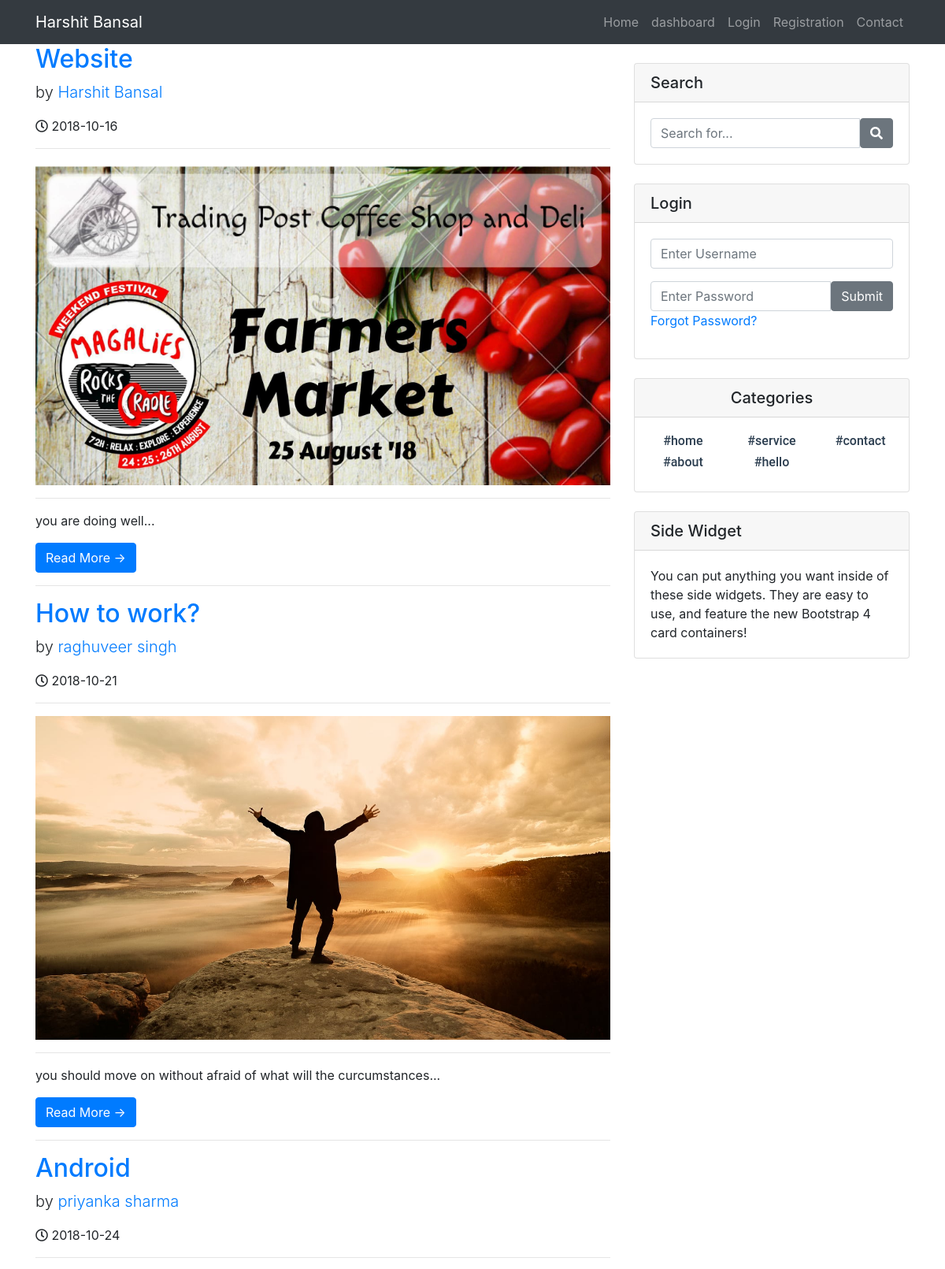
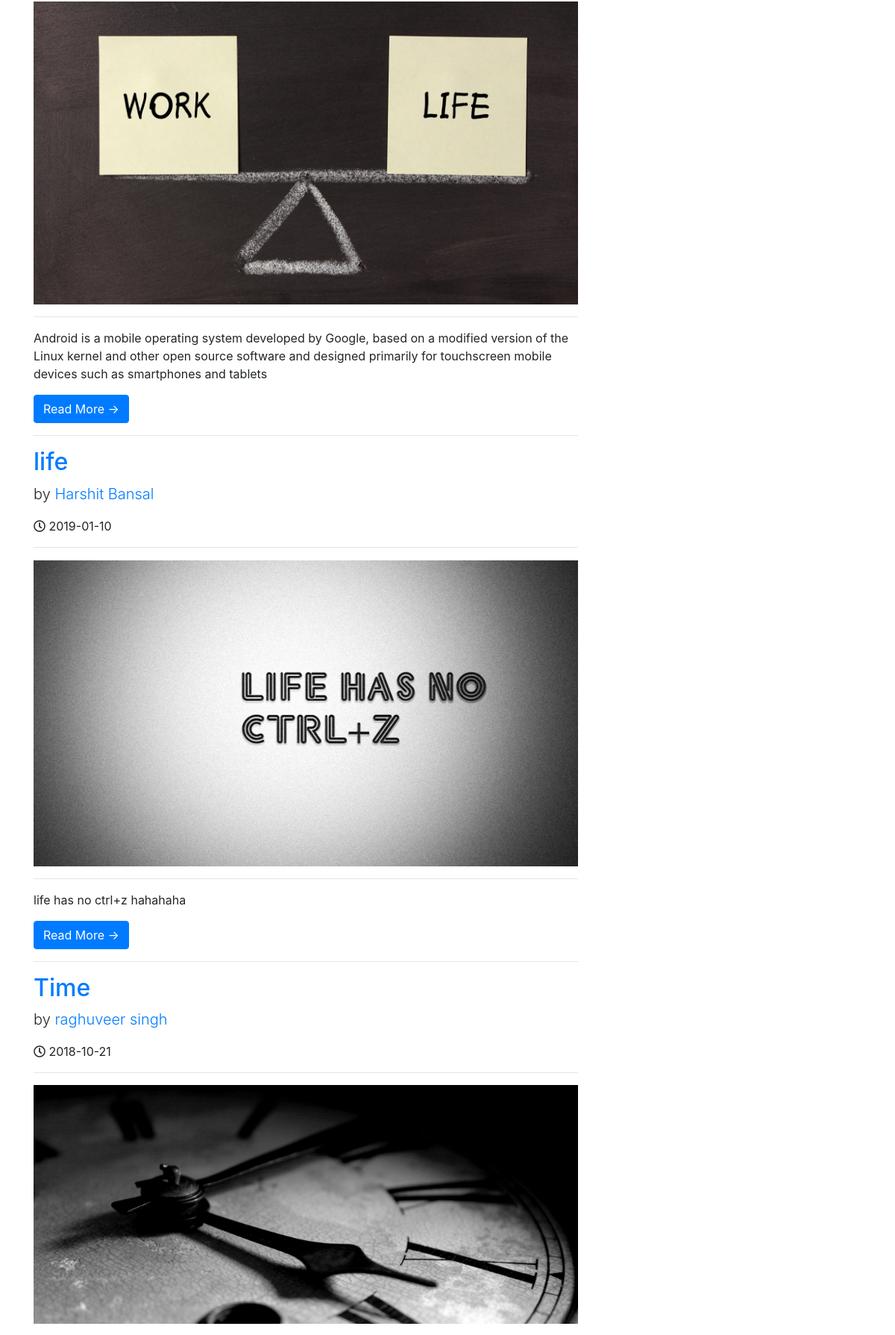
The app's page /categorymenu.php?category=1 (upper part) with its own data (2 pictures, top to bottom).
### tables this page shows
CREATE TABLE `posts` (
  `post_id` int(3) NOT NULL,
  `post_category_id` int(3) NOT NULL,
  `post_title` varchar(255) NOT NULL,
  `post_user` varchar(255) NOT NULL,
  `post_date` date NOT NULL,
  `post_image` text NOT NULL,
  `post_content` text NOT NULL,
  `post_tags` varchar(255) NOT NULL,
  `post_comment_count` int(11) NOT NULL,
  `post_status` varchar(255) NOT NULL DEFAULT 'draft',
  `post_views_count` int(11) NOT NULL
);

CREATE TABLE `users` (
  `user_id` int(3) NOT NULL,
  `username` varchar(255) NOT NULL,
  `user_password` varchar(255) NOT NULL,
  `user_firstname` varchar(255) NOT NULL,
  `user_lastname` varchar(255) NOT NULL,
  `user_email` varchar(255) NOT NULL,
  `user_image` text NOT NULL,
  `user_role` varchar(255) NOT NULL,
  `randSalt` varchar(255) NOT NULL DEFAULT '$2y$10$iusesomecrazystrings22',
  `token` text NOT NULL
);

CREATE TABLE `categories` (
  `cat_id` int(3) NOT NULL,
  `cat_title` varchar(255) NOT NULL,
  `cat_creator` varchar(20) NOT NULL,
  `cat_user` varchar(2000) NOT NULL
);

### includes/mainPageFunctions.php (called while the page is built, shortened)
<?php
function imagePlaceholder($image=''){
    if(!$image){
        return 'nopost.jpg';
    }
    else{
        return $image;
    }
}
?>

### categorymenu.php (the view, shortened to what this page needs)
<?php  include "includes/header.php"; ?>
<?php include "includes/navigation.php"; ?>
<div class="container">
    <div class="row">
        <div class="col-md-8">
            <?php
            if(isset($_GET['category'])){
                $post_category_id = $_GET['category'];
            }
            $query = "SELECT * FROM posts WHERE post_category_id = {$post_category_id} ";
            $select_all_posts_count_query = mysqli_query($connection,$query);
            $count = mysqli_num_rows($select_all_posts_count_query);
            if($count==0){
            ?>
            <hr>
            <img class="img-fluid" src='images/noimage.jpg' alt="img">
            <hr>
            <?php }
            else{
            while($row = mysqli_fetch_assoc($select_all_posts_count_query)){
                $post_id = $row['post_id'];
                $post_title = $row['post_title'];
                $post_user = $row['post_user'];
                $post_date = $row['post_date'];
                $post_image = $row['post_image'];
                $post_content = $row['post_content'];
            ?>
            <h2>
              <a href="post.php?p_id='<?php echo $post_id; ?>'"><?php echo $post_title; ?></a>
            </h2>
            <p class="lead">
                <?php
                $query = "SELECT * FROM users WHERE username = '$post_user' ";
                $select_user_query = mysqli_query($connection,$query);
                while($row = mysqli_fetch_assoc($select_user_query)){
                  $user_firstname = $row['user_firstname'];
                  $user_lastname = $row['user_lastname'];
                }
                $name = $user_firstname.' '.$user_lastname;
                ?>
                by <a href="post.php?p_id='<?php echo $post_id; ?>'"><?php echo $name; ?></a>
            </p>
            <p> <i class="far fa-clock"></i> <?php echo $post_date; ?></p>
            <hr>
            <a href="post.php?p_id='<?php echo $post_id; ?>'">
            <img class="img-fluid" src="images/<?php echo imagePlaceholder($post_image);?>" alt="img">
            </a>
            <hr>
            <p><?php echo $post_content; ?></p>
                <a href="post.php?p_id='<?php echo $post_id; ?>'" class="btn btn-primary">Read More &rarr;</a>
            <hr>
            <?php } }?>
        </div>
<?php  include "includes/sidebar.php"; ?>
    </div>
</div>
<?php  include "includes/footer.php"; ?>

### includes/sidebar.php
<div class="col-md-4">
<div class="card my-4">
  <h5 class="card-header">Search</h5>
  <form action="search.php" method="POST">
  <div class="card-body">
    <div class="input-group">
      <input type="text" name="search" class="form-control" placeholder="Search for...">
      <span class="input-group-btn">
        <button name="submit" class="btn btn-secondary" type="submit"><i class="fas fa-search"></i></button>
      </span>
    </div>
  </div>
  </form>
</div>
<div class="card my-4">
  <?php if(isset($_SESSION['user_role'])): ?>
    <h5 class="card-header">Logged in as <?php echo $_SESSION['username']; ?></h5>
    <span class="input-group-btn text-center">
    <a href="includes/logout.php" class="btn btn-primary">Logout</a>
    </span>
  <?php else: ?>
  <h5 class="card-header">Login</h5>
    <form action="includes/login.php" method="POST">
    <div class="card-body">
      <div class="form-group">
        <input type="text" name="username" class="form-control" placeholder="Enter Username">
      </div>
      <div class="input-group">
        <input type="password" name="password" class="form-control" placeholder="Enter Password">
        <span class="input-group-btn">
          <button name="login" class="btn btn-secondary" type="submit">Submit</button>
        </span>
      </div>
      <div class="form-group">
      <a href="forgot.php?forgot=<?php echo uniqid(true); ?>"> Forgot Password?</a>
      </div>
    </div>
    </form>
  <?php endif; ?>
</div>
<div class="card my-4 view">
  <h5 class="card-header text-center">Categories</h5>
  <div class="card-body">
      <div class="row">
          <?php
          $query = "SELECT * FROM categories";
          $categories_query = mysqli_query($connection,$query);
          while($row =  mysqli_fetch_assoc($categories_query)){
            $cat_title = $row['cat_title'];
            $cat_id = $row['cat_id'];
          ?>
          <div class="col-4 col-sm-3 col-lg-4">
              <ul class="list-unstyled mb-0">
                  <li class='nav-item text-center mb-2'>
                  <a style="font-family: roboto; color:#2c3e50;" href='categorymenu.php?category=<?php echo $cat_id; ?>'><h6><?php echo '#'.$cat_title; ?></h6></a></li>
              </ul>
          </div>
          <?php } ?>
      </div>
  </div>
</div>
<?php include "widget.php"; ?>
</div>

### css/blog-home.css (style rules this page uses)
body { padding-top: 54px; }
@media (min-width: 992px) { body { padding-top: 56px; } }

### records on screen
posts: post_title "Website", users.user_firstname+user_lastname "Harshit Bansal", post_date "2018-10-16", post_image (picture), post_content "you are doing well..."
posts: post_title "How to work?", users.user_firstname+user_lastname "raghuveer singh", post_date "2018-10-21", post_image (picture), post_content "you should move on without afraid of what will the curcumstances..."
posts: post_title "Android", users.user_firstname+user_lastname "priyanka sharma", post_date "2018-10-24", post_image (picture), post_content "Android is a mobile operating system developed by Google, based on a modified version of the Linux kernel and other open source software and designed primarily for touchscreen mobile devices such as smartphones and tablets"
posts: post_title "life", users.user_firstname+user_lastname "Harshit Bansal", post_date "2019-01-10", post_image (picture), post_content "life has no ctrl+z hahahaha"
posts: post_title "Time", users.user_firstname+user_lastname "raghuveer singh", post_date "2018-10-21", post_image (picture)
categories: cat_title "home"
categories: cat_title "service"
categories: cat_title "contact"
categories: cat_title "about"
categories: cat_title "hello"
